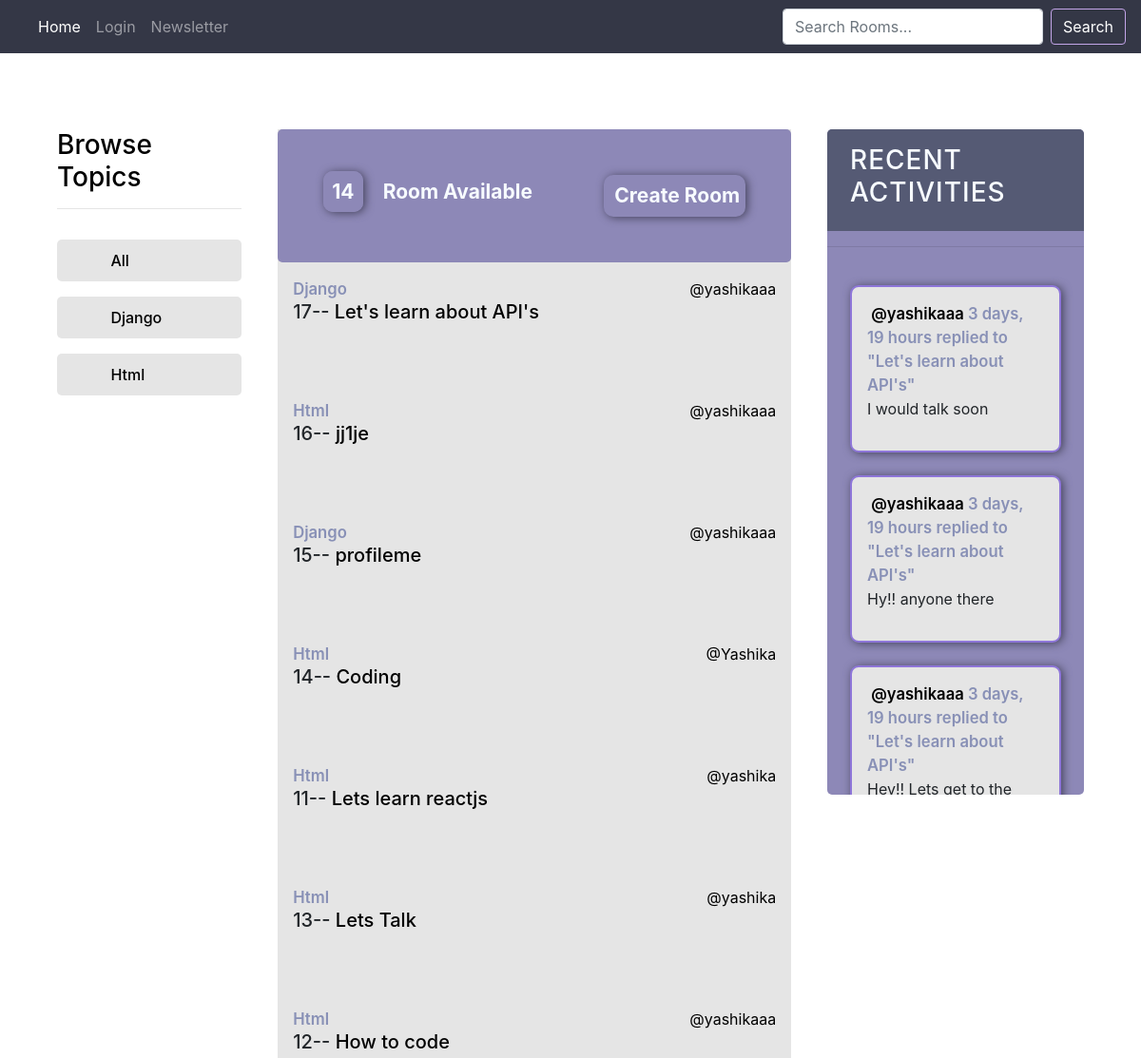
Before: / (upper part) with the older database file.
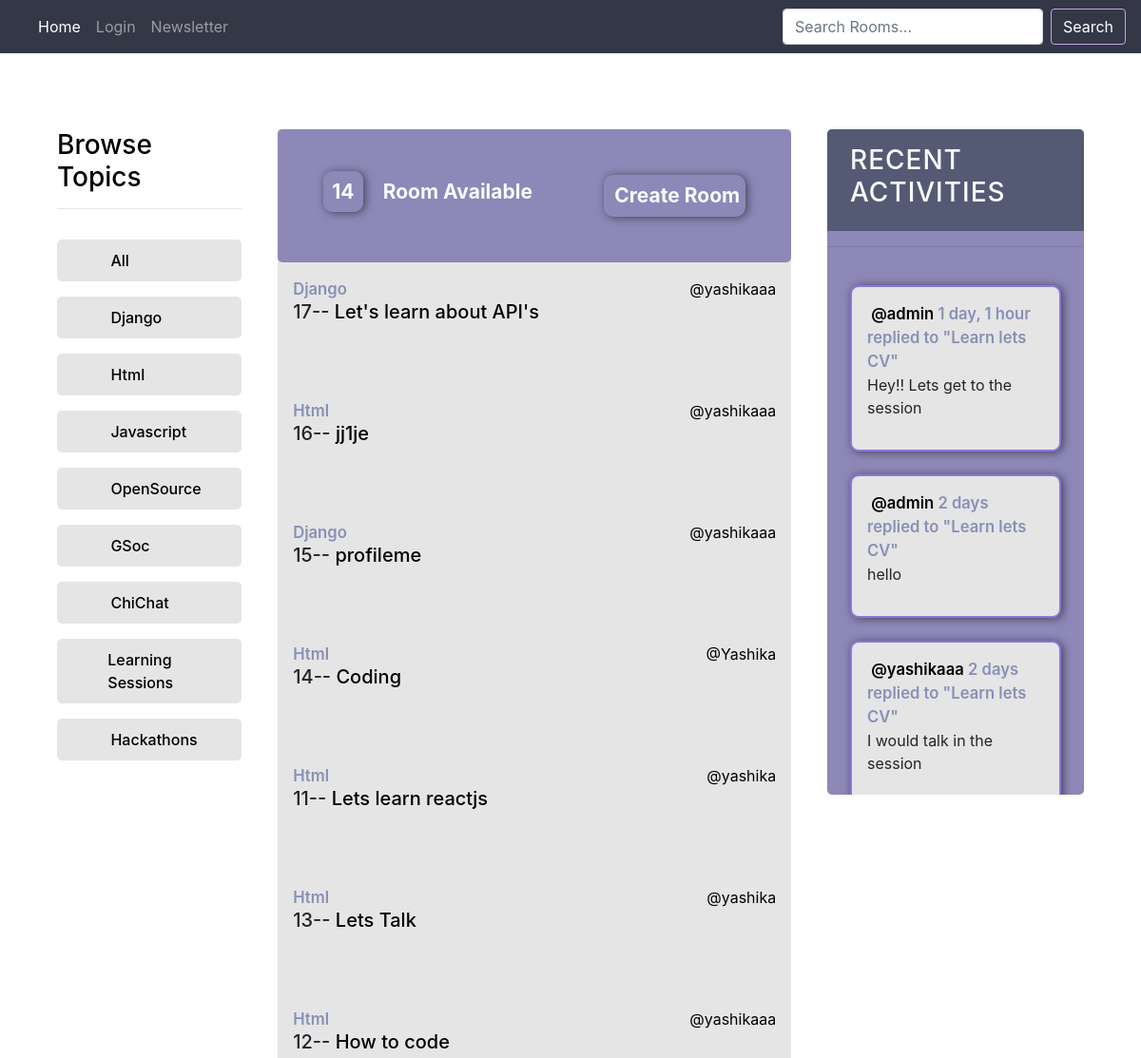
After: the same page with the newer database file.
### base/models.py (models this page shows, shortened)
class Topic(models.Model):
    name = models.CharField(max_length=200)

class Room(models.Model):
    host = models.ForeignKey(User, on_delete=models.SET_NULL, null = True)
    topic= models.ForeignKey(Topic, on_delete=models.SET_NULL, null = True)
    name = models.CharField(max_length=200)
    description = models.TextField(null = True, blank = True)
    participants = models.ManyToManyField(User, related_name='participants', blank=True)
    updated = models.DateTimeField(auto_now=True)
    created = models.DateTimeField(auto_now_add=True)
    class Meta:
        ordering =['-updated','-created']
    def __str__(self):
        return self.name

class Message(models.Model):
    user= models.ForeignKey(User, on_delete=models.CASCADE)
    room =models.ForeignKey(Room,on_delete=models.CASCADE)
    body = models.TextField()
    updated = models.DateTimeField(auto_now=True)
    created = models.DateTimeField(auto_now_add=True)
    class Meta:
        ordering =['-updated','-created']
    def __str__(self):
        return self.body[0:50]

### base/views.py (the view)
# urls.py: path('',views.home,name="home"),
def home(request):
    q = request.GET.get('q') if request.GET.get('q')!= None else ''
    rooms = Room.objects.filter(
     Q(topic__name__icontains=q) |
     Q(name__icontains=q) |
     Q(description__icontains=q)
    )
    topics = Topic.objects.all()
    room_count = rooms.count()
    room_messages = Message.objects.filter(Q(room__topic__name__icontains=q))
    context={'rooms':rooms, 'topics':topics,'room_count':room_count,'room_messages':room_messages}
    return render(request,'base/home.html',context)

### base/templates/base/home.html
{% extends 'main.html' %}
{% block content %}
<div class="layout layout--3">
<div class="home-container">
    <div class="topic-container" style="width: 25%;" >
      {% include 'base/topic_component.html' %}
    </div>
    <div style="width: 50%;  background: #e5e5e5;
    ">
        <div style="display: flex; justify-content: space-between;align-items: center;  background: #8d88b7;
        padding: 3rem;
        border-radius: 5px;">
        <h5 class="room-count-main"> <span class="room_count" >{{room_count}}</span>  Room Available</h5>
        <a class="create-room-box" href="{% url 'create-room' %}"> <img style="width: 2.9rem;" src="https://cdn3d.iconscout.com/3d/premium/thumb/gaming-headphone-4307688-3580551.png" alt="">
            Create Room</a>
        </div>
       {% include 'base/feed_component.html' %}
    </div>
    <div style="width: 25%;">
        {% include 'base/activity_component.html' %}
    </div>
</div>
</div>
{% endblock %}

### base/templates/base/topic_component.html
<div class="topics__header">
    <h3>Browse Topics</h3>
    <hr>
</div>
<ul class="topics__list">
    <li>
        <a href="{% url 'home' %}"> <img style="width:2.9rem;" src="https://cdn3d.iconscout.com/3d/premium/thumb/right-arrow-3711690-3105412.png" alt=""> All</a>
    </li>
</ul>
{% for topic in topics %}
<ul class="topics__list">
    <li>
        <a href="{% url 'home' %}?q={{topic.name}}">     <img style="width:2.9rem;" src="https://cdn3d.iconscout.com/3d/premium/thumb/right-arrow-3711690-3105412.png" alt="">{{topic.name}}</a>
    </li>
</ul>
{% endfor %}

### base/templates/base/feed_component.html (shortened to what this page needs)
<div class="mainfeed">
  {%for room in rooms%}
  <div style="padding: 1rem; height: 8rem;">
    <small>{{room.topic.name}}</small>
    <a style="float: right;" href="{% url 'user-profile' room.host.id %}"> @{{room.host.username}}</a>
    <h5>{{room.id}}-- <a href="{% url 'room'  room.id %}">{{room.name}}</a>
    </h5>
  </div>
  {% endfor %}
</div>

### base/templates/base/activity_component.html (shortened to what this page needs)
    <div class="activities">
        <div class="activities-header">
           <h3>Recent Activities</h3>
        </div>
    <hr>
    <div class="allactivity">
        {% for message in room_messages %}
        <div class="activities-box" style="    background: #e5e5e5;
        padding: 1rem;
        border-radius: 9px;
        margin-bottom:1rem;
        box-shadow: 2px 1px 10px 0px #44425a;" >
            <small> <a href="{% url 'user-profile' message.user.id %}"> @{{message.user}}</a>  {{message.created| timesince}}</small>
            <small>replied to "{{message.room}}"</small>
            <p>{{message}}</p>
        </div>
        {% endfor %}
    </div>
    </div>

Changed rows visible on the page:
no longer on this page (row unchanged): Message: user "yashikaaa", created "3 days, 19 hours", room "Let's learn about API's", body "I would talk soon"
no longer on this page (row unchanged): Message: user "yashikaaa", created "3 days, 19 hours", room "Let's learn about API's", body "Hy!! anyone there"
no longer on this page (row unchanged): Message: user "yashikaaa", created "3 days, 19 hours", room "Let's learn about API's", body "Hey!! Lets get to the…"
added Topic: name "Javascript"
added Topic: name "OpenSource"
added Topic: name "GSoc"
added Topic: name "ChiChat"
added Topic: name "Learning Sessions"
added Topic: name "Hackathons"
added Message: user "admin", created "1 day, 1 hour", room "Learn lets CV", body "Hey!! Lets get to the session"
added Message: user "admin", created "2 days", room "Learn lets CV", body "hello"
added Message: user "yashikaaa", created "2 days", room "Learn lets CV", body "I would talk in the session"
